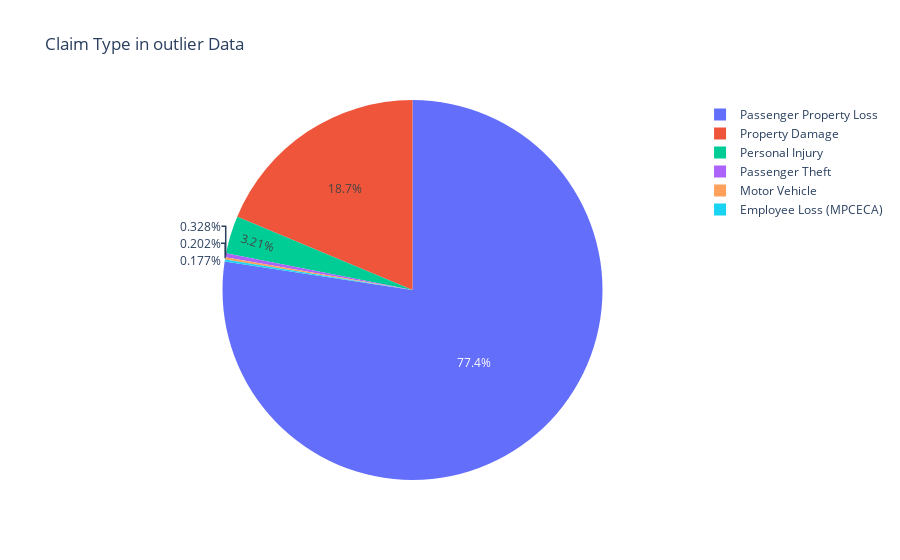
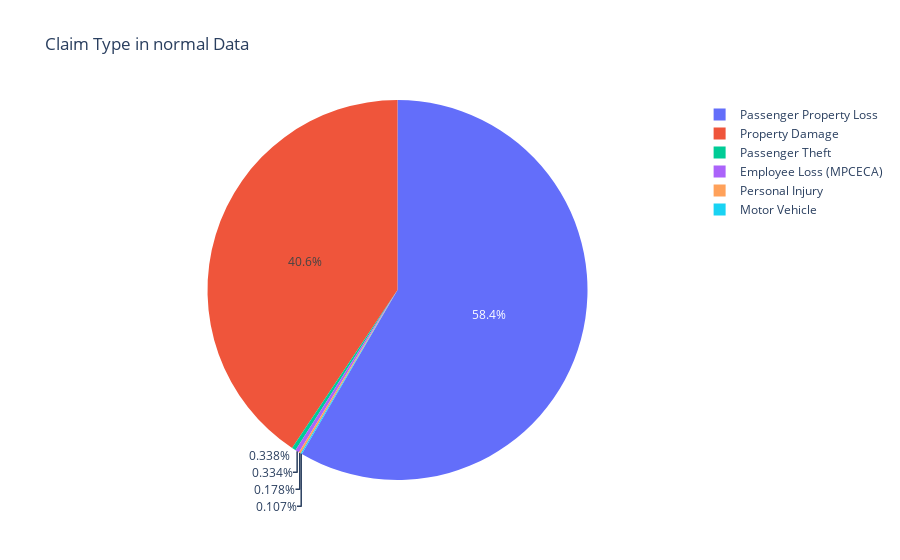

The notebook cell these images were saved under, in order:
### Code cell
labels=tsawn[(tsawn['Amount Differences']<Q1_new) | (tsawn['Amount Differences']>Q3_new)]['Claim Type'].value_counts().index
values=tsawn[(tsawn['Amount Differences']<Q1_new) | (tsawn['Amount Differences']>Q3_new)]['Claim Type'].value_counts().values
fig = go.Figure(data=[go.Pie(labels=labels, values=values)])
fig.update_layout(title_text='Claim Type in outlier Data')
fig.show()
labels=tsawn[(tsawn['Amount Differences']>Q1_new) & (tsawn['Amount Differences']<Q3_new)]['Claim Type'].value_counts().index
values=tsawn[(tsawn['Amount Differences']>Q1_new) & (tsawn['Amount Differences']<Q3_new)]['Claim Type'].value_counts().values
fig = go.Figure(data=[go.Pie(labels=labels, values=values)])
fig.update_layout(title_text='Claim Type in normal Data')
fig.show()

### Figure 1 — Plotly figure (JSON) as saved in the notebook; plotly's stock layout.template omitted (floating-point values rounded to 4 significant figures)
{"data": [{"labels": ["Passenger Property Loss", "Property Damage", "Personal Injury", "Passenger Theft", "Motor Vehicle", "Employee Loss (MPCECA)"], "type": "pie", "values": [3063, 740, 127, 13, 8, 7]}], "layout": {"title": {"text": "Claim Type in outlier Data"}}}

### Figure 2 — Plotly figure (JSON) as saved in the notebook; plotly's stock layout.template omitted (floating-point values rounded to 4 significant figures)
{"data": [{"labels": ["Passenger Property Loss", "Property Damage", "Passenger Theft", "Employee Loss (MPCECA)", "Personal Injury", "Motor Vehicle"], "type": "pie", "values": [16437, 11437, 95, 94, 50, 30]}], "layout": {"title": {"text": "Claim Type in normal Data"}}}
